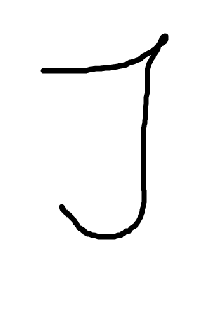
//> input picture AlphabetRecognize/Resources/J.png, 217 x 321 px
$ ./Source   (built with g++ and OpenCV 4)
//> lines starting //> are read from the running program, lines starting //| are printed output that depends on the picture; after the words box and inside, x2 and y2 are one past the last pixel; in counts of white or black regions, pixels touching at a corner belong together
#include <opencv2/core.hpp>
#include <opencv2/highgui.hpp>
#include <opencv2/imgproc.hpp>
#include <opencv2/imgcodecs.hpp>
#include <opencv2/objdetect.hpp>
#include <iostream>

using namespace cv;
using namespace std;
Mat detectCont(Mat,Mat*);
Mat preprocess(Mat);
void Cascade(CascadeClassifier,Mat);
int main(/*int argc, char** argv*/)
{
    // [5 lines of commented-out code are left out]
    Mat imgCl;
    Mat img = imread(/*argv[1]*/"Resources/J.png", IMREAD_COLOR);
//> img is the input picture: 321 rows x 217 cols, CV_8UC3; min 0, max 255, mean 247
    CascadeClassifier J;
    if (!J.load("J.xml"))
    {
        cout << "--(!)Error loading cascade\n";
        return -1;
    }
    imgCl=preprocess(img);
    imshow("Crop", imgCl);
    imshow("noCrop", img);
    Cascade(J, imgCl);
    waitKey(0);
    return 0;
}

Mat preprocess(Mat img)
{
    Mat imgGr, imgBl, imgCa, imgDi, imgRe;
    cvtColor(img, imgGr, COLOR_BGR2GRAY);
    GaussianBlur(imgGr, imgBl, Size(3, 3), 3, 0);
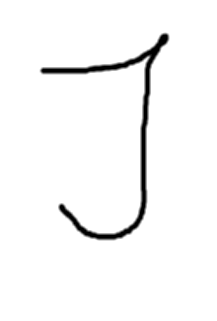
//> imgBl: 321 rows x 217 cols, CV_8UC1; min 0, max 255, mean 247
    Canny(imgBl, imgCa, 25, 75);
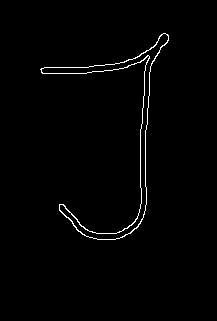
//> imgCa: 321 rows x 217 cols, CV_8UC1; 1.3% white in thin lines or dots, all inside (x1, y1, x2, y2) = (40, 33, 169, 240)
    Mat kernel = getStructuringElement(MORPH_RECT, Size(3, 3));
    dilate(imgCa, imgDi, kernel);
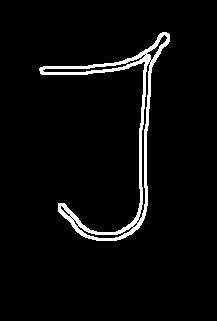
//> imgDi: 321 rows x 217 cols, CV_8UC1; 4% white; 1 white region
    imgRe=detectCont(img,&imgDi);
    return imgRe;
}

Mat detectCont(Mat img, Mat* imgDi)
{
    vector<vector<Point>> contour;
    vector<Vec4i> hierarchy;
    findContours(*imgDi, contour, hierarchy, RETR_EXTERNAL, CHAIN_APPROX_SIMPLE);
//> contour = 1 contour; box (x1, y1, x2, y2) and area: (39, 32, 170, 241) 3235
    vector<vector<Point>> cornPts(contour.size());
//> cornPts = 1 empty contours
    vector<Rect> boundRect(contour.size());
//> boundRect = 1 Rect (x, y, width, height): [0, 0, 0, 0]

    for (int i = 0; i < contour.size(); i++)
    {
        double per = arcLength(contour[i], true);
        approxPolyDP(contour[i], cornPts[i], 0.07 * per, true);
        //drawContours(img, contour, i, Scalar(0, 255, 0), 1);
        boundRect[i]=boundingRect(cornPts[i]);
        //rectangle(img, boundRect[i].tl(), boundRect[i].br(), Scalar(0, 0, 255), 1);
    }
//> this loop made 1 pass
//> per on pass 1: 837.2
    Mat imgCrop;
    imshow("Contour", img);
    imgCrop = img(boundRect[0]);
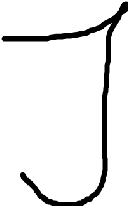
//> imgCrop: 206 rows x 128 cols, CV_8UC3; min 0, max 255, mean 234.2
    return imgCrop;

}

void Cascade(CascadeClassifier J, Mat img)
{
    Mat imgGr;
    cvtColor(img, imgGr, COLOR_BGR2GRAY);
//> imgGr: 206 rows x 128 cols, CV_8UC1
    resize(imgGr, imgGr, Size(100, 100));
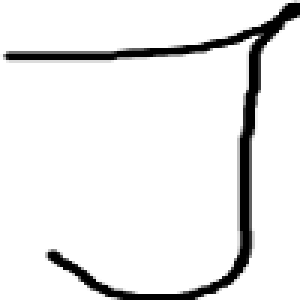
//> imgGr: 100 rows x 100 cols, CV_8UC1 (shown 3 times larger); min 0, max 255, mean 234.2
    resize(img, img, Size(100, 100));
//> img: 100 rows x 100 cols, CV_8UC3
    std::vector<Rect> Js;
    J.detectMultiScale(imgGr, Js, 1.1, 0, 1,Size(70,70));
//> Js = empty
    for (int i = 0; i < Js.size(); i++)
    {
        rectangle(img, Js[i].tl(), Js[i].br(), Scalar(0, 255, 0));
    }
//> this loop made 0 passes
    imshow("detect", img);
}
